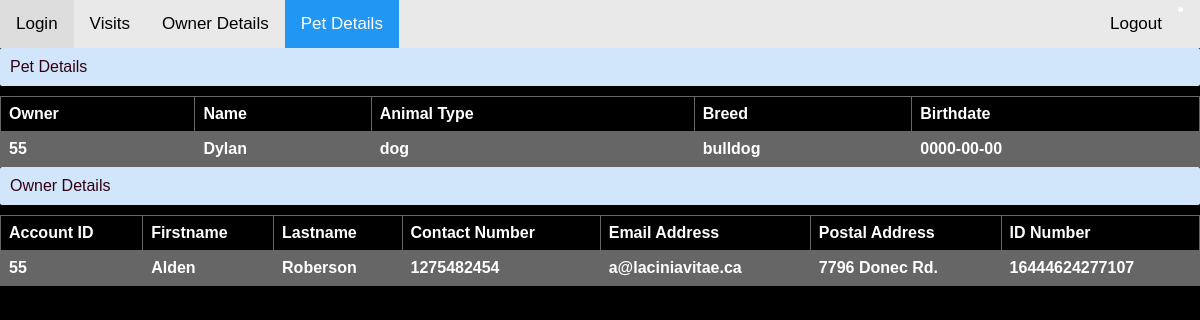
The page /single_pet.php?pet_id=31 on the database as committed earlier.
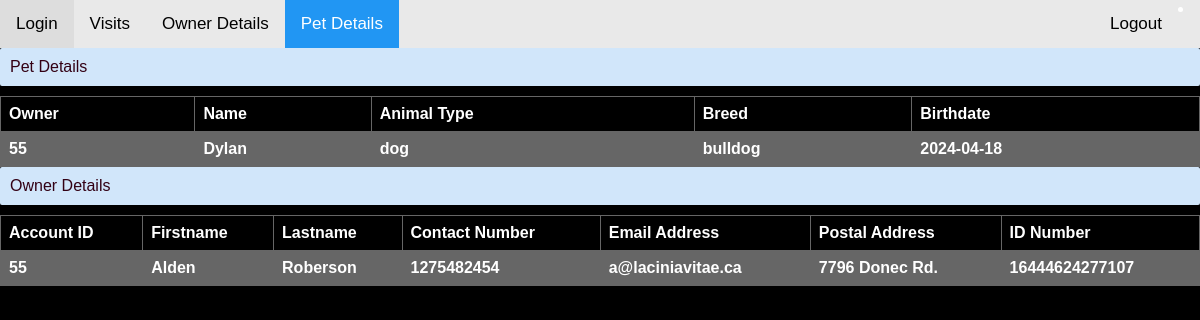
The same page on the database as committed later.
### tables this page shows
CREATE TABLE `pet` (
  `pet_id` int(6) UNSIGNED NOT NULL,
  `account_id` int(6) UNSIGNED NOT NULL,
  `pet_name` varchar(255) DEFAULT NULL,
  `animal_type` varchar(255) DEFAULT NULL,
  `breed` varchar(100) DEFAULT NULL,
  `birthdate` date DEFAULT NULL
);

### pet.php (called while the page is built, shortened)
<?php
  class Pet{
    private $conn;
    private $db_table = "pet";
    public $pet_id;
    public function __construct($db){
        $this->conn = $db;
    }
    public function getSinglePet(){
        $sqlQuery = "SELECT
                    pet_id,
                    account_id,
                    pet_name,
                    animal_type,
                    breed,
                    birthdate
                  FROM
                    ". $this->db_table ."
                WHERE
                   pet_id = ?";
        $stmt = $this->conn->prepare($sqlQuery);
        $stmt->bindParam(1, $this->pet_id);
        $stmt->execute();
        $dataRow = $stmt->fetch(PDO::FETCH_ASSOC);
        $this->pet_id = $dataRow['pet_id'];
        $this->account_id = $dataRow['account_id'];
        $this->pet_name = $dataRow['pet_name'];
        $this->animal_type = $dataRow['animal_type'];
        $this->breed = $dataRow['breed'];
        $this->birthdate = $dataRow['birthdate'];
    }
    function getPetsOwner(){
          $sqlQuery = "SELECT account_id, firstname,lastname, contact_number, email_address, postal_address, id_number FROM owner WHERE account_id in (select account_id from pet where pet_id = ?)";
          $stmt = $this->conn->prepare($sqlQuery);
          $stmt->bindParam(1, $this->pet_id);
          $stmt->execute();
          return $stmt;
      }
  }
  ?>

### single_pet.php (the view, shortened to what this page needs)
<?php
    include_once 'dbconnect.php';
    include_once 'pet.php';
    $database = new DBController();
    $db = $database->getConnection();
?>
<HTML>
  <HEAD>
  <link rel="stylesheet" href="https://cdnjs.cloudflare.com/ajax/libs/font-awesome/4.7.0/css/font-awesome.min.css">
    	<link href="css\style.css" type="text/css" rel="stylesheet" />
		<link href="css\table.css" type="text/css" rel="stylesheet" />
		<link href="css\log_reg.css" type="text/css" rel="stylesheet" />
		<link href="css\navstyle.css" type="text/css" rel="stylesheet" />
  </HEAD>
<BODY>
<div class="topnav">
    <a href="index.php">Login</a>
    <a href="view_visits.php">Visits</a>
    <a href="owner_details.php">Owner Details</a>
    <a  class="active" href="pet_details.php">Pet Details</a>
    <li style="float:right"><a  href="logout.php">Logout</a>
  </div>
    <div class="txt-heading">Pet Details</div>
    <table style="width:100%">
    <tr>
    <th>Owner</th>
    <th>Name</th>
    <th>Animal Type</th>
    <th>Breed</th>
    <th>Birthdate</th>
  </tr>
  <?php
    $item = new Pet($db);
    $item->pet_id = isset($_GET['pet_id']) ? $_GET['pet_id'] : die();
    $item->getSinglePet();
    if($item->pet_name != null){
      ?>
        <tr>
          <th><?php echo $item->account_id; ?></th>
          <th><?php echo $item->pet_name;?></th>
          <th><?php echo $item->animal_type;?></th>
          <th><?php echo $item->breed; ?></th>
          <th><?php echo $item->birthdate; ?></th>
        </tr>
      <?php
      }
    else{
        http_response_code(404);
        echo json_encode("Owner not found.");
    }
    ?>
      </table>
    <div class="txt-heading">Owner Details</div>
    <table style="width:100%">
    <tr>
    <th>Account ID</th>
    <th>Firstname</th>
    <th>Lastname</th>
    <th>Contact Number</th>
    <th>Email Address</th>
    <th>Postal Address</th>
    <th>ID Number</th>
  </tr>
  <?php
    $stmt = $item->getPetsOwner();
    $itemCount = $stmt->rowCount();
  if($itemCount > 0){
        while ($row = $stmt->fetch(PDO::FETCH_ASSOC)){
            extract($row);
      ?>
        <tr>
          <th><?php echo $account_id; ?></th>
          <th><?php echo $firstname; ?></th>
          <th><?php echo $lastname;?></th>
          <th><?php echo $contact_number; ?></th>
          <th><?php echo $email_address; ?></th>
          <th><?php echo $postal_address;?></th>
          <th><?php echo $id_number; ?></th>
        </tr>
      <?php
      }
    }
    else{
        http_response_code(404);
    }
?>
      </table>
</BODY>
</HTML>

Rows that differ between the two databases and show on the page:
changed pet "Dylan": birthdate "0000-00-00" → "2024-04-18"
